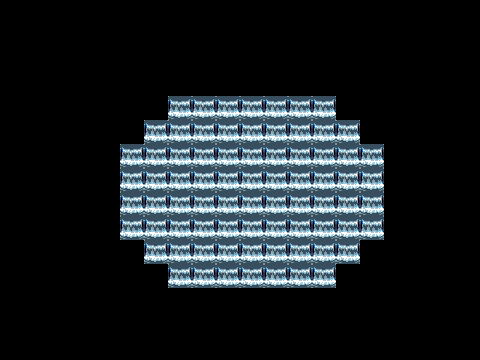

Below is a game level as drawn by its tile map, then a one-line description and the .tmx file that defines it, in full:
An orthogonal 20x15 tile map with 24x24 px tiles, 1 tile layer (cascade).

<map version="1.10" tiledversion="1.10.2" orientation="orthogonal" renderorder="right-down" width="20" height="15" tilewidth="24" tileheight="24" infinite="0" nextlayerid="2" nextobjectid="1">
 <tileset firstgid="1" source="cascade.tsx" />
 <layer id="1" name="cascade" width="20" height="15">
  <data encoding="csv">
0,0,0,0,0,0,0,0,0,0,0,0,0,0,0,0,0,0,0,0,
0,0,0,0,0,0,0,0,0,0,0,0,0,0,0,0,0,0,0,0,
0,0,0,0,0,0,0,0,0,0,0,0,0,0,0,0,0,0,0,0,
0,0,0,0,0,0,0,0,0,0,0,0,0,0,0,0,0,0,0,0,
0,0,0,0,0,0,0,1,1,1,1,1,1,1,0,0,0,0,0,0,
0,0,0,0,0,0,1,1,1,1,1,1,1,1,1,0,0,0,0,0,
0,0,0,0,0,1,1,1,1,1,1,1,1,1,1,1,0,0,0,0,
0,0,0,0,0,1,1,1,1,1,1,1,1,1,1,1,0,0,0,0,
0,0,0,0,0,1,1,1,1,1,1,1,1,1,1,1,0,0,0,0,
0,0,0,0,0,1,1,1,1,1,1,1,1,1,1,1,0,0,0,0,
0,0,0,0,0,0,1,1,1,1,1,1,1,1,1,0,0,0,0,0,
0,0,0,0,0,0,0,1,1,1,1,1,1,1,0,0,0,0,0,0,
0,0,0,0,0,0,0,0,0,0,0,0,0,0,0,0,0,0,0,0,
0,0,0,0,0,0,0,0,0,0,0,0,0,0,0,0,0,0,0,0,
0,0,0,0,0,0,0,0,0,0,0,0,0,0,0,0,0,0,0,0
  </data>
 </layer>
</map>
